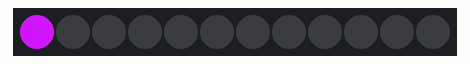
A sketch run on a simulated Arduino Uno, built with avr-gcc and run on an emulated ATmega328P. Shown: 12 RGB LEDs in strip order, left to right.

Above: at 0.01 s.
At 4.87 s:
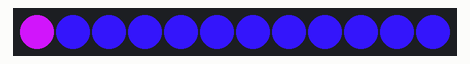
At 9.88 s:
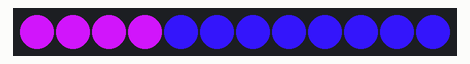
At 19.91 s:
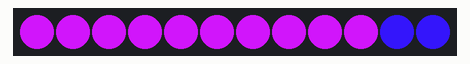
At 29.78 s:
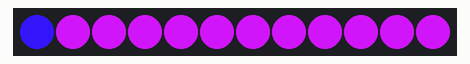
At 39.81 s:
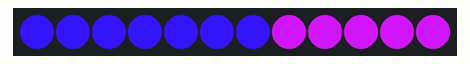

The sketch:

Trinket_Neo.ino
```cpp
#include <Adafruit_NeoPixel.h>


//defines Neopixels
#define PIN           8
#define NUMPIXELS      12

Adafruit_NeoPixel pixels = Adafruit_NeoPixel(NUMPIXELS, PIN, NEO_GRB + NEO_KHZ800);

void setup() {
pixels.begin(); // This initializes the NeoPixel library.
}

void loop() {

for(int i = 0;i<NUMPIXELS;i++){
  pixels.setPixelColor(i, pixels.Color(200,20,240));
   pixels.show();
   delay(50);
}
for(int i = 0;i<NUMPIXELS;i++){
  pixels.setPixelColor(i, pixels.Color(50,20,240));
   pixels.show();
   delay(50);
}}
```
